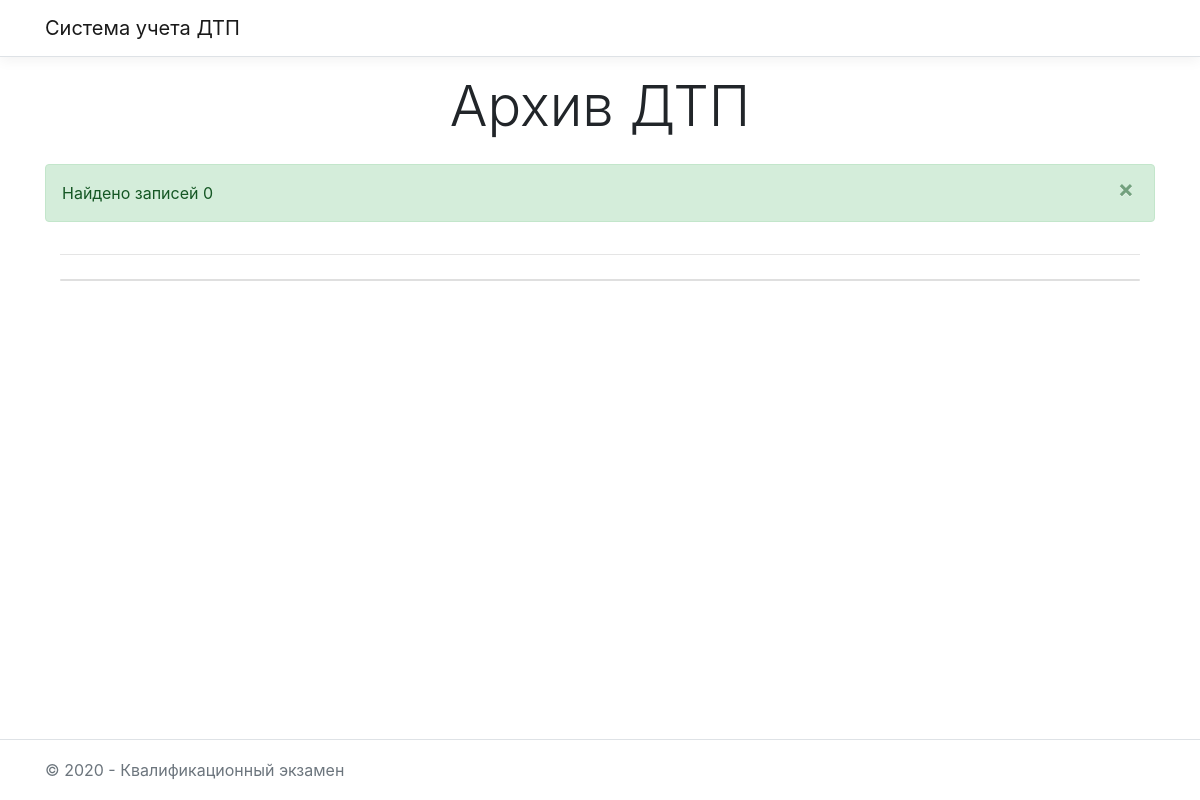
Before: /allIncidents/ with the older database file.
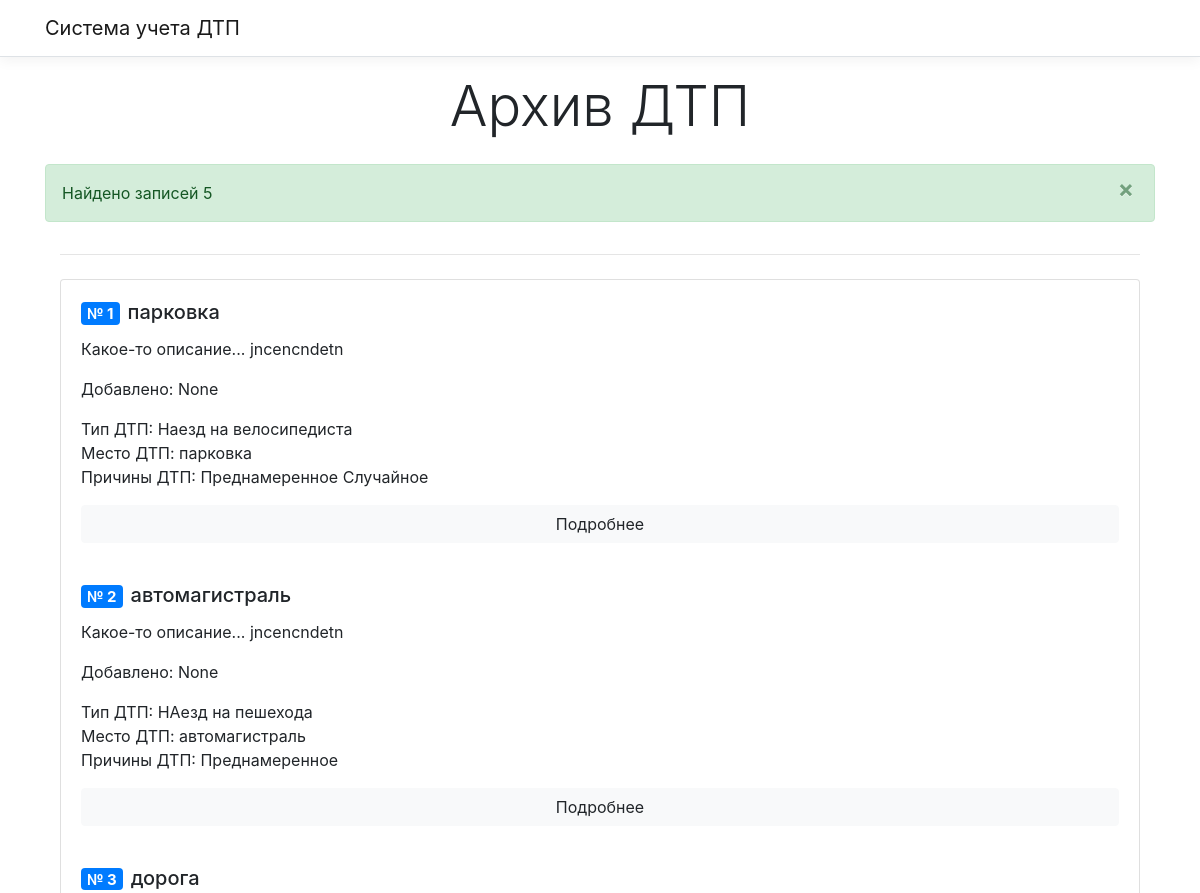
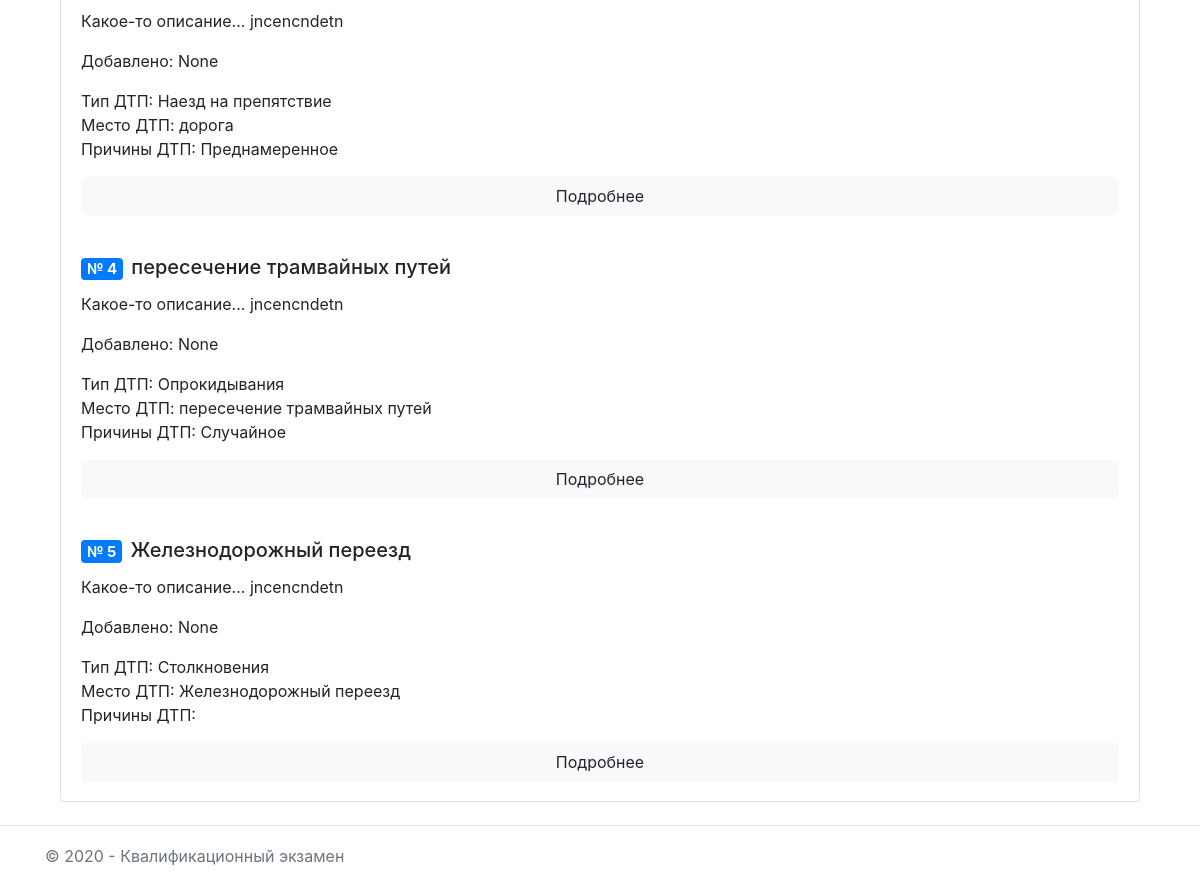
After: the same page with the newer database file (2 pictures, top to bottom).
### GAI/models.py (models this page shows)
class cards(models.Model):
    date = models.DateTimeField(auto_now_add=True)
    place = models.CharField(max_length=500)
    incident = models.ForeignKey(type_incident, on_delete=models.CASCADE)
    driver = models.ForeignKey(drivers, on_delete=models.CASCADE)
    died_count = models.IntegerField()
    injured_count = models.IntegerField()
    car = models.ForeignKey(cars, on_delete=models.CASCADE)
    conditional = models.ForeignKey(conditionals, on_delete=models.CASCADE)
    reasons = models.ManyToManyField(reasons_DTP)

class type_incident(models.Model):
    name = models.CharField(max_length=220)

class reasons_DTP(models.Model):
    name = models.CharField(max_length=228)

### GAI/views.py (the view)
# urls.py: path('allIncidents/', views.allIncident)
def allIncident(request):
    allIncident = models.cards.objects.all()
    return render(request, "allIncidents.html", {"data":allIncident})

### templates/allIncidents.html (shortened to what this page needs)
{% extends "base.html" %}
{% block main %}
<main role="main" class="pb-3">
	<div>
		<h1 class="display-4 mb-4 text-center">Архив ДТП</h1>
		<div class="container">
			<div class="row">
				<div class="alert alert-success alert-dismissible fade show w-100 p-3" role="alert">
					Найдено записей {{ data.count }}
					<button type="button" class="close" data-dismiss="alert" aria-label="Close">
						<span aria-hidden="true">&times;</span>
					</button>
				</div>
			</div>
			<hr class="mb-4">
			<div class="card mb-2">
                {%  for i in data %}
				<div class="card-body">
					<h5 class="card-title"><span class="badge badge-primary mr-2">№ {{ i.id }}</span>{{i.place}}</h5>
					<p class="card-text">Какое-то описание... jncencndetn</p>
					<p class="card-text">Добавлено: {{ i.date }}</p>
					<p class="card-text mb-0">Тип ДТП: {{ i.incident.name }}</p>
					<p class="card-text mb-0">Место ДТП: {{ i.place}}</p>
					<p class="card-text">Причины ДТП:
                    {% for j in i.reasons.all %}
                        {{ j.name }}
                    {% endfor %}
                    </p>
					<a href="#" class="btn btn-light btn-block">Подробнее</a>
				</div>
                {% endfor %}
			</div>
		</div>
	</div>
</main>
{% endblock main %}

### templates/base.html (shortened to what this page needs)
{% load static %}
<!DOCTYPE html>
<html lang="ru">
<head>
	<link rel="stylesheet" href={% static "res/style.css" %}>
    <link rel="stylesheet" href="https://cdn.jsdelivr.net/npm/bootstrap@4.5.3/dist/css/bootstrap.min.css">
</head>
<body>
    <header>
        <nav class="navbar navbar-expand-sm navbar-toggleable-sm navbar-light bg-white border-bottom box-shadow mb-3">
            <div class="container">
                <a class="navbar-brand" href="/">Система учета ДТП</a>
            </div>
        </nav>
	</header>
	<div class="container">
		{% block main %}
		{% endblock main %}
	</div>
	<footer class="border-top footer text-muted">
        <div class="container">
            &copy; 2020 - Квалификационный экзамен
        </div>
    </footer>
</body>
</html>

### static/res/style.css (style rules this page uses)
a.navbar-brand { white-space: normal; text-align: center; word-break: break-all; }
a { color: #0366d6; }
html { font-size: 14px; }
@media (min-width: 768px) { html { font-size: 16px; } }
.border-top { border-top: 1px solid #e5e5e5; }
.border-bottom { border-bottom: 1px solid #e5e5e5; }
.box-shadow { box-shadow: 0 .25rem .75rem rgba(0, 0, 0, .05); }
html { position: relative; min-height: 100%; }
body { margin-bottom: 60px; }
.footer { position: absolute; bottom: 0; width: 100%; white-space: nowrap; line-height: 60px; }

### templates/base.html (style rules this page uses)
a.navbar-brand { white-space: normal; text-align: center; word-break: break-all; }
a { color: #0366d6; }
html { font-size: 14px; }
@media (min-width: 768px) { html { font-size: 16px; } }
.border-top { border-top: 1px solid #e5e5e5; }
.border-bottom { border-bottom: 1px solid #e5e5e5; }
.box-shadow { box-shadow: 0 .25rem .75rem rgba(0, 0, 0, .05); }
html { position: relative; min-height: 100%; }
body { margin-bottom: 60px; }
.footer { position: absolute; bottom: 0; width: 100%; white-space: nowrap; line-height: 60px; }

Changed rows visible on the page:
added cards: id "1", place "парковка", date "None", incident.name "Наезд на велосипедиста"
added reasons_DTP: name "Преднамеренное"
added reasons_DTP: name "Случайное"
added cards: id "2", place "автомагистраль", date "None", incident.name "НАезд на пешехода"
added cards: id "3", place "дорога", date "None", incident.name "Наезд на препятствие"
added cards: id "4", place "пересечение трамвайных путей", date "None", incident.name "Опрокидывания"
added cards: id "5", place "Железнодорожный переезд", date "None", incident.name "Столкновения"
Other visible differences:
{{ data.count }}: "0" → "5"
